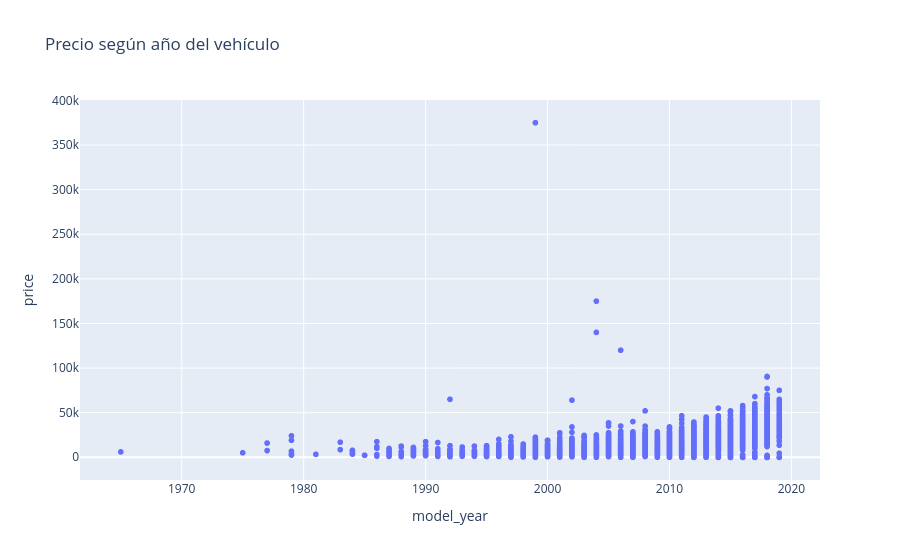

The notebook cell this image was saved under:
### Code cell
fig = px.scatter(
    df_clean,
    x='model_year',
    y='price',
    title='Precio según año del vehículo'
)

fig.show()

### Figure 1 — Plotly figure (JSON) as saved in the notebook; plotly's stock layout.template omitted (floating-point values rounded to 4 significant figures; data arrays with more than 128 entries replaced by an {"elided": "..."} marker saying what was removed)
{"data": [{"hovertemplate": "model_year=%{x}<br>price=%{y}<extra></extra>", "legendgroup": "", "marker": {"color": "#636efa", "symbol": "circle"}, "mode": "markers", "name": "", "showlegend": false, "type": "scattergl", "x": {"elided": "14852 float values"}, "xaxis": "x", "y": {"elided": "14852 int values"}, "yaxis": "y"}], "layout": {"legend": {"tracegroupgap": 0}, "title": {"text": "Precio según año del vehículo"}, "xaxis": {"anchor": "y", "domain": [0, 1], "title": {"text": "model_year"}}, "yaxis": {"anchor": "x", "domain": [0, 1], "title": {"text": "price"}}}}
